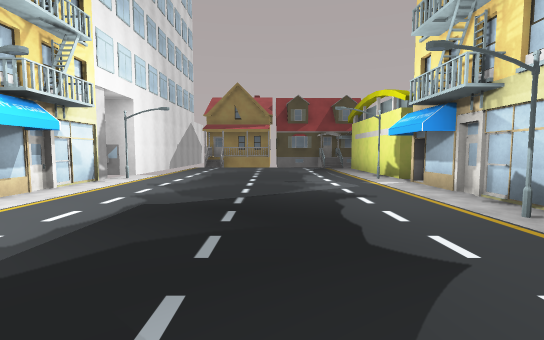
view 1 (above)

17 first-person views from a walk through a Unity game level. The camera is 1.5 m above the floor, tilts 4° down and sees 90° across. The floor is counted in squares, 2 m on a side. Each view is taken from the middle of a square. On the plan, view 1 faces up. The plan holds only what a view shows up to about 10 squares ahead; the rest is blank. The place goes on beyond the plan. The player is left out. Some animated figures are not drawn. Some surface patterns are stand-ins.

view 2
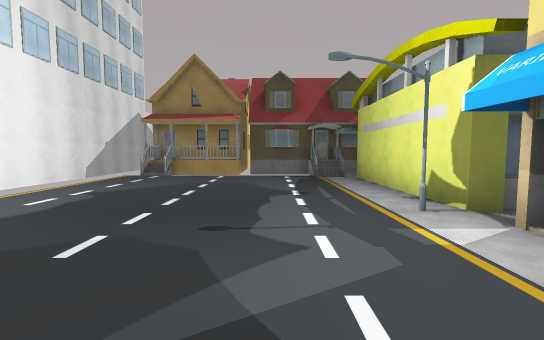

view 3
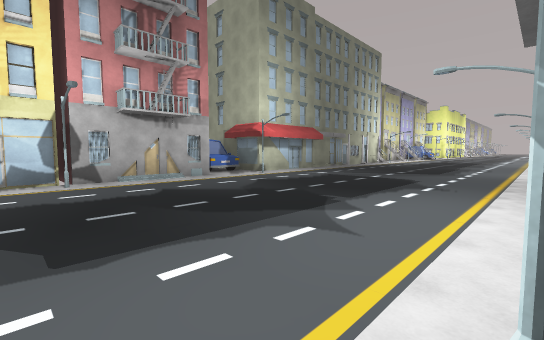

view 4
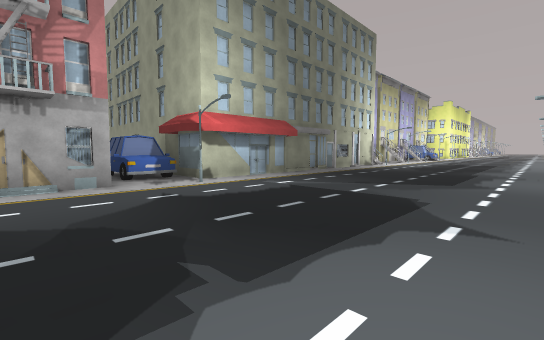

view 5
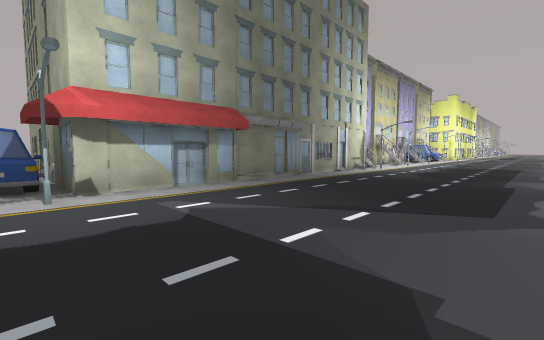

view 6
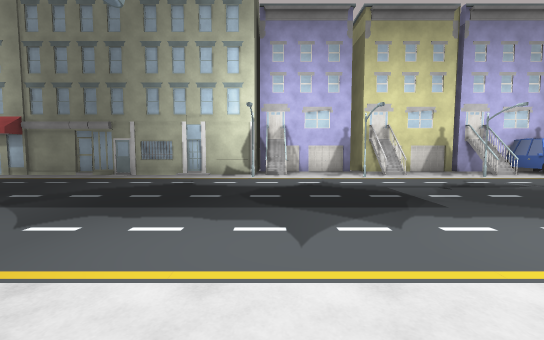

view 7
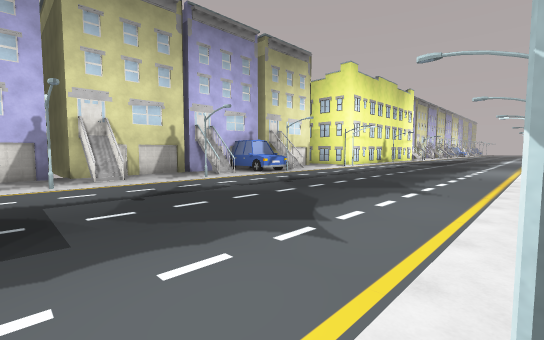

view 8
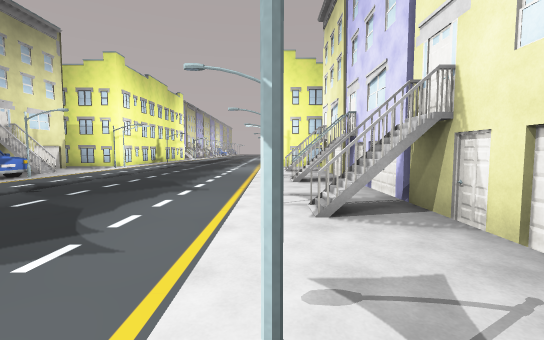

view 9
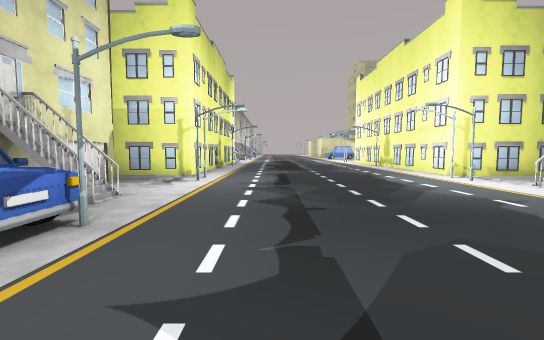

view 10
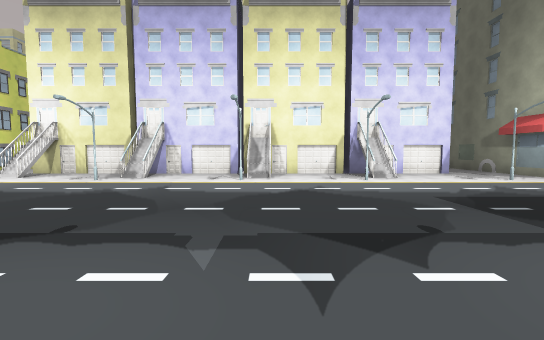

view 11
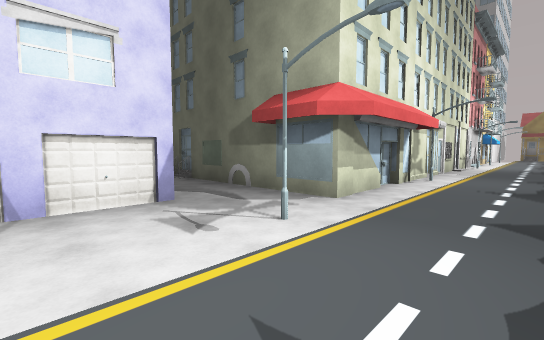

view 12
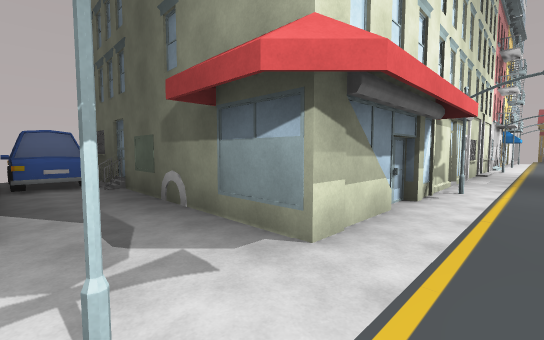

view 13
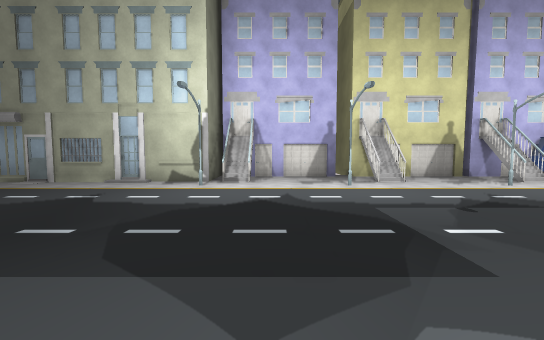

view 14
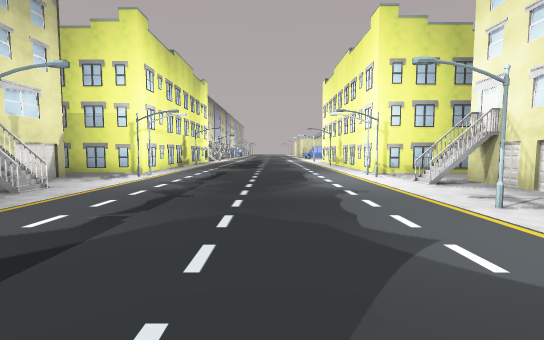

view 15
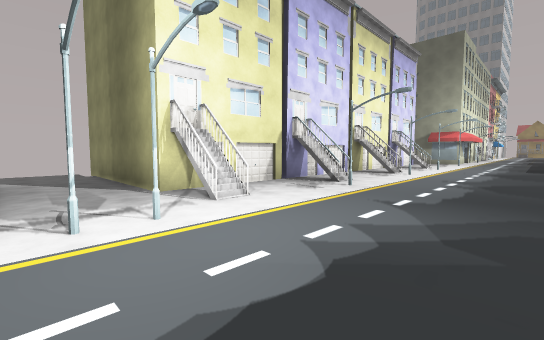

view 16
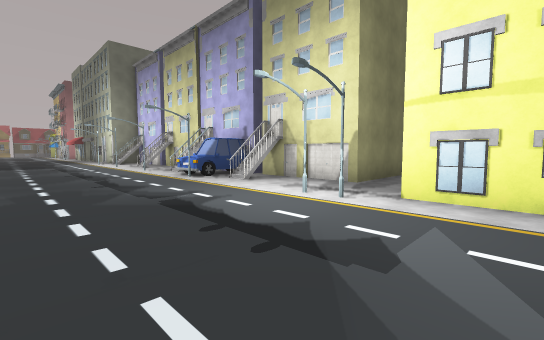

view 17
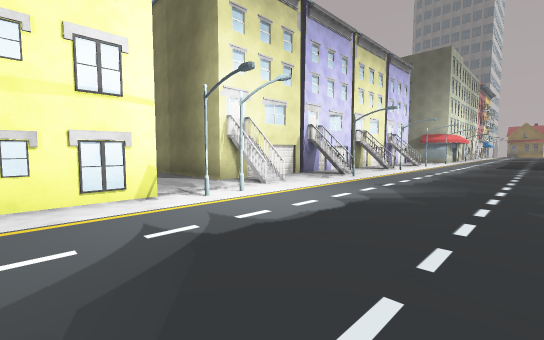

### Floor plan
Key: @ floor where view 1 was taken; # wall or solid block; . floor; / step, stairs or slope; B building; L lamp; C car.
Columns run from 12 left of view 1 to 11 right of it. Each row starts with its distance up from view 1.
 14        B BBBBBBBB
 13        B BBBBBBB#
 12        B ......B#
 11        B .......#
 10        B .......#
  9        B .......#
  8        B........#
  7        BL......LB
  6        B........B
  5        B........B
  4        B........B
  3         L......LBB
  2         ........B
  1         ........B
  0        B....@...B
 -1         L........CC
 -2        B.......L.C
 -3        B........BBBBBBBB
 -4        B........B
 -5        B........B
 -6        B........B
 -7         L.......B
 -8        B........B
 -9        B........B
-10        B........B
-11  BBBBBBB........B
-12 CCC.............#
-13 C##.....L......L###
-14       #........./#
-15       #..........#
-16       #/.........##
-17       #.L......L..#
-18       #........./##
-19       ##.........#
-20       #.L......L.#
-21       #.........##
-22       #..........#
-23       #/.......CCC
-24       #.L......LC#
-25       #........./#
-26       ##.........#
-27  ######..........####
-28  .......L......L....
-29  ......#L......L...
-30     BBBB........##B
-31        B........#

Where each view was taken, in squares from view 1:
view 1: 0 up, 0 right, facing up
view 2: 4 up, 1 right, facing up
view 3: 4 up, 4 left, facing down-right
view 4: 1 up, 3 left, facing down-right
view 5: 2 down, 2 left, facing down-right
view 6: 14 down, 5 left, facing right
view 7: 16 down, 4 left, facing down-right
view 8: 16 down, 4 left, facing down
view 9: 21 down, 1 right, facing down
view 10: 19 down, 3 right, facing left
view 11: 15 down, 2 left, facing up-left
view 12: 13 down, 3 left, facing up-left
view 13: 15 down, 3 left, facing right
view 14: 20 down, 1 left, facing down
view 15: 29 down, 1 left, facing up-left
view 16: 31 down, 1 left, facing up-right
view 17: 31 down, 0 right, facing up-left
